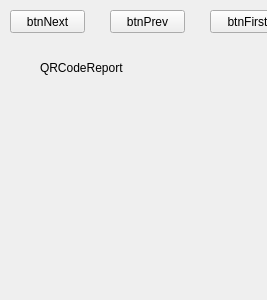
<?xml version="1.0" encoding="UTF-8"?>
<ui version="4.0">
 <class>QQRCodeReportPage</class>
 <widget class="QWidget" name="QQRCodeReportPage">
  <property name="geometry">
   <rect>
    <x>0</x>
    <y>0</y>
    <width>267</width>
    <height>300</height>
   </rect>
  </property>
  <property name="windowTitle">
   <string>QQRCodeReportPage</string>
  </property>
  <widget class="QPushButton" name="btnFirst">
   <property name="geometry">
    <rect>
     <x>210</x>
     <y>10</y>
     <width>75</width>
     <height>23</height>
    </rect>
   </property>
   <property name="text">
    <string>btnFirst</string>
   </property>
  </widget>
  <widget class="QPushButton" name="btnNext">
   <property name="geometry">
    <rect>
     <x>10</x>
     <y>10</y>
     <width>75</width>
     <height>23</height>
    </rect>
   </property>
   <property name="text">
    <string>btnNext</string>
   </property>
  </widget>
  <widget class="QPushButton" name="btnPrev">
   <property name="geometry">
    <rect>
     <x>110</x>
     <y>10</y>
     <width>75</width>
     <height>23</height>
    </rect>
   </property>
   <property name="text">
    <string>btnPrev</string>
   </property>
  </widget>
  <widget class="QLabel" name="label">
   <property name="geometry">
    <rect>
     <x>40</x>
     <y>60</y>
     <width>141</width>
     <height>16</height>
    </rect>
   </property>
   <property name="text">
    <string>QRCodeReport</string>
   </property>
  </widget>
 </widget>
 <layoutdefault spacing="6" margin="11"/>
 <resources/>
 <connections/>
</ui>
